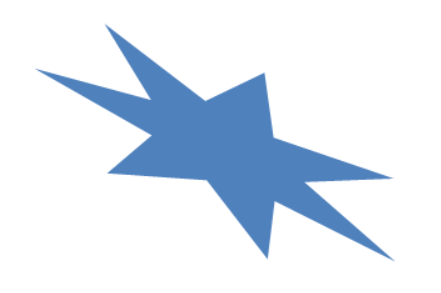
#> input picture images/lightning.png, 441 x 293 px
$ python ConvexHull_3.py   (older library calls are emulated)
#> lines starting #> are read from the running program, lines starting #| are printed output that depends on the picture; after the words box and inside, x2 and y2 are one past the last pixel; in counts of white or black regions, pixels touching at a corner belong together
import numpy as np
import cv2

def convex():
    img = cv2.imread('images/lightning.png')
#> img is the input picture: shape (293, 441, 3); mean B, G, R 243.1, 232.4, 223.4
    imgray = cv2.cvtColor(img, cv2.COLOR_BGR2GRAY)
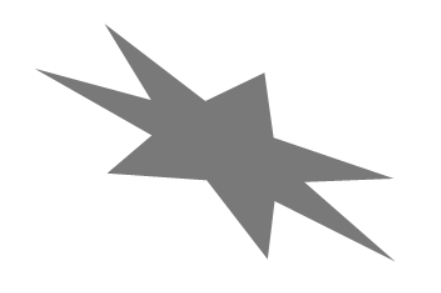
#> imgray: shape (293, 441); min 121, max 255, mean 230.9

    rows, cols = img.shape[:2]
#> rows = 293; cols = 441

    ret, thr = cv2.threshold(imgray, 127, 255, 0)
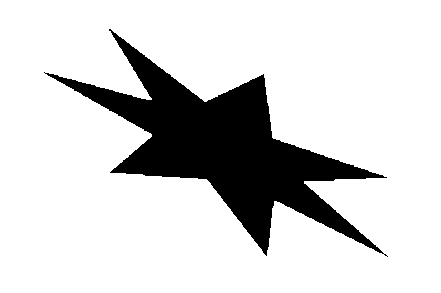
#> thr: shape (293, 441); 83.1% white; 1 black region
    _, contours, _ = cv2.findContours(thr, cv2.RETR_TREE, cv2.CHAIN_APPROX_SIMPLE)
#> contours = 5 contours, 3 with area under 20; largest, box (x1, y1, x2, y2) and area: (0, 0, 441, 293) 128480, (44, 28, 388, 257) 22458

    cnt = contours[4]
#> cnt = contour of 596 points, box (x1, y1, x2, y2) (44, 28, 388, 257), area 22458

    (x,y), r = cv2.minEnclosingCircle(cnt)
#> x = 214; y = 163; r = 192.4
    #contour에 외접하는 원을 얻기 위해 사용. 리턴값은 원의 중심 좌표와 반지름
    center = (int(x), int(y))
#> center = (214, 163)
    r = int(r)
#> r = 192

    cv2.circle(img, center, r, (255, 0, 0), 3)

    ellipse = cv2.fitEllipse(cnt)
#> ellipse = ((223.6, 146.1), (132.3, 320.6), 118.3)
    #contour를 최적으로 둘러싸는 타원을 얻기 위해 사용된다.
    cv2.ellipse(img, ellipse, (0, 255, 0), 3)

    [vx, vy, x, y] = cv2.fitLine(cnt, cv2.DIST_L2, 0, 0.01, 0.01)
#> vx = [0.872]; vy = [0.489]; x = [213.2]; y = [138.8]
    ly = int((-x*vy/vx)+y)
#> ly = 19
    ry = int(((cols-x)*vy/vx)+y)
#> ry = 266

    cv2.line(img, (cols-1, ry), (0, ly), (0,0,255), 2)
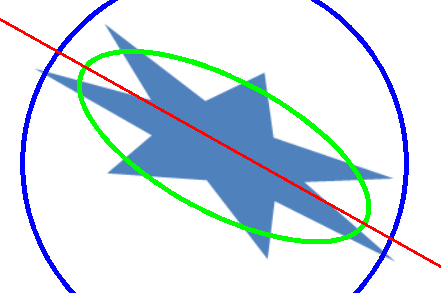
#> img: shape (293, 441, 3); mean B, G, R 233.9, 224.3, 211.5

    cv2.imshow('fitting', img)
    cv2.waitKey(0)
    cv2.destroyAllWindows()

convex()
